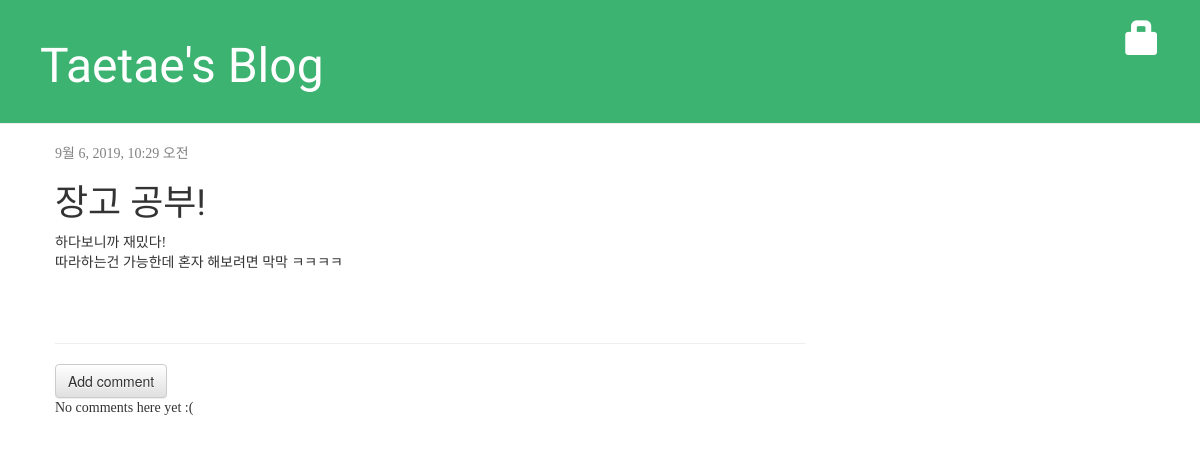
/post/5/, run on the app's committed database.
### blog/models.py (models this page shows, shortened)
class Post(models.Model):
    author = models.ForeignKey('auth.User', on_delete=models.CASCADE)
    title = models.CharField(max_length=200)
    text = models.TextField()
    created_date = models.DateTimeField(
        default=timezone.now
    )
    published_date = models.DateTimeField(
        blank=True, null=True
    )

### blog/views.py (the view)
# urls.py: path('post/<int:pk>/', views.post_detail, name='post_detail'),
def post_detail(request, pk):
    post = get_object_or_404(Post, pk=pk)
    return render(request, 'blog/post_detail.html', {'post': post})

### blog/templates/blog/post_detail.html (shortened to what this page needs)
{% extends 'blog/base.html' %}
{% block content %}
    <div class="post">
        {% if post.published_date %}
            <div class="date">
        {{ post.published_date }}
            </div>
        {% else %}
            <a class="btn btn-default" href="{% url 'post_publish' pk=post.pk %}">Publish</a>
        {% endif %}
        <h1>{{ post.title }}</h1>
        <p>{{ post.text|linebreaksbr }}</p>
    </div>
    <hr>
    <a class="btn btn-default" href="{% url 'add_comment_to_post' pk=post.pk %}">Add comment</a>
    {% for comment in post.comments.all %}
    {% if user.is_authenticated or comment.approved_comment %}
    <div class="comment">
        <div class="date">
            {{ comment.created_date }}
            {% if not comment.approved_comment %}
                <a class="btn btn-default" href="{% url 'comment_remove' pk=comment.pk %}"><span class="glyphicon glyphicon-remove"></span></a>
                <a class="btn btn-default" href="{% url 'comment_approve' pk=comment.pk %}"><span class="glyphicon glyphicon-ok"></span></a>
            {% endif %}
        </div>
        <strong>{{ comment.author }}</strong>
        <p>{{ comment.text|linebreaks }}</p>
    </div>
    {% endif %}
    {% empty %}
        <p>No comments here yet :(</p>
    {% endfor %}
{% endblock %}

### blog/static/css/blog.css (style rules this page uses)
h1, h2, h3, h4 { font-family: 'Black Han Sans', sans-serif; }
p, .date, .save { font-family: 'Noto Serif KR', serif; }
.date { color: #828282; }
.post { margin-bottom: 70px; }

### data on the page
Post: published_date "9월 6, 2019, 10:29 오전", title "장고 공부!", text "하다보니까 재밌다! 따라하는건 가능한데 혼자 해보려면 막막 ㅋㅋㅋㅋ"
